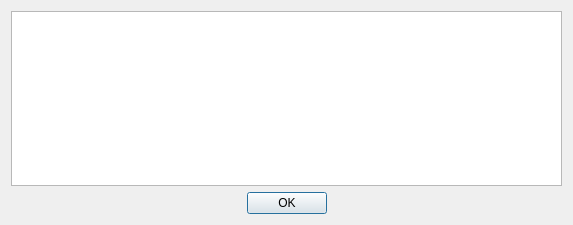
<?xml version="1.0" encoding="UTF-8"?>
<ui version="4.0">
 <class>AboutDialog</class>
 <widget class="QDialog" name="AboutDialog">
  <property name="geometry">
   <rect>
    <x>0</x>
    <y>0</y>
    <width>573</width>
    <height>225</height>
   </rect>
  </property>
  <property name="windowTitle">
   <string>About Mupen64Plus</string>
  </property>
  <layout class="QVBoxLayout" name="verticalLayout">
   <item>
    <widget class="QTextBrowser" name="textBrowser">
     <property name="openExternalLinks">
      <bool>true</bool>
     </property>
     <property name="openLinks">
      <bool>true</bool>
     </property>
    </widget>
   </item>
   <item>
    <widget class="QDialogButtonBox" name="buttonBox">
     <property name="orientation">
      <enum>Qt::Horizontal</enum>
     </property>
     <property name="standardButtons">
      <set>QDialogButtonBox::Ok</set>
     </property>
     <property name="centerButtons">
      <bool>true</bool>
     </property>
    </widget>
   </item>
  </layout>
 </widget>
 <resources/>
 <connections>
  <connection>
   <sender>buttonBox</sender>
   <signal>accepted()</signal>
   <receiver>AboutDialog</receiver>
   <slot>accept()</slot>
   <hints>
    <hint type="sourcelabel">
     <x>248</x>
     <y>254</y>
    </hint>
    <hint type="destinationlabel">
     <x>157</x>
     <y>274</y>
    </hint>
   </hints>
  </connection>
  <connection>
   <sender>buttonBox</sender>
   <signal>rejected()</signal>
   <receiver>AboutDialog</receiver>
   <slot>reject()</slot>
   <hints>
    <hint type="sourcelabel">
     <x>316</x>
     <y>260</y>
    </hint>
    <hint type="destinationlabel">
     <x>286</x>
     <y>274</y>
    </hint>
   </hints>
  </connection>
 </connections>
</ui>
